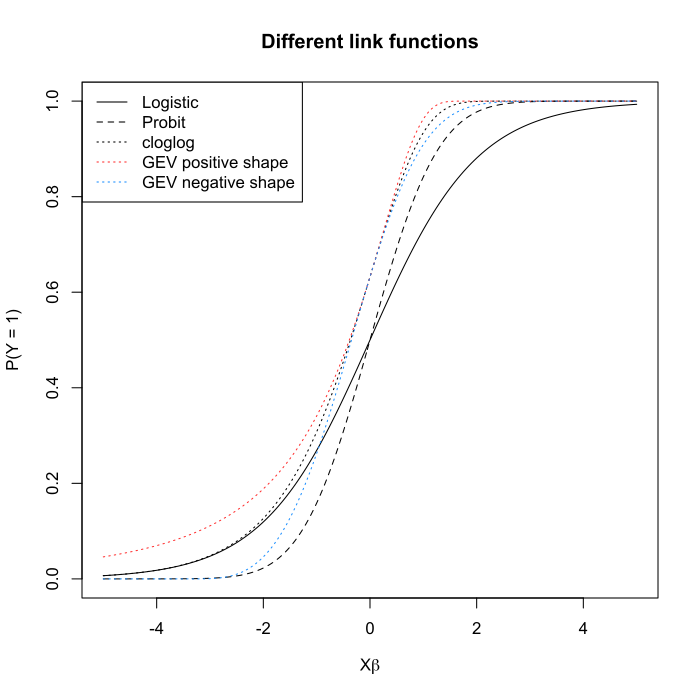

Generate this figure with R:
xplot <- seq(-5, 5, by=0.05)

yplot1 <- exp(xplot) / (1 + exp(xplot))
yplot2 <- pnorm(xplot)
yplot3 <- 1 - exp(-exp(xplot))
yplot4 <- 1 - exp(-(1 - 0.3 * xplot)^(-1 / 0.3))
yplot5 <- 1 - exp(-(1 + 0.3 * xplot)^(1 / 0.3))

yplot4[is.nan(yplot4)] <- 1
yplot5[is.nan(yplot5)] <- 0

plot(xplot, yplot1, type="l", ylim=c(0, 1),
	 ylab="P(Y = 1)", xlab=bquote(paste("X", beta)), 
	 main="Different link functions")
lines(xplot, yplot2, lty=2)
lines(xplot, yplot3, lty=3)
lines(xplot, yplot4, lty=3, col="firebrick1")
lines(xplot, yplot5, lty=3, col="dodgerblue1")
legend("topleft", legend=c("Logistic", "Probit", "cloglog", "GEV positive shape", "GEV negative shape"), lty=c(1, 2, 3, 3, 3), col=c("black", "black", "black", "firebrick1", "dodgerblue1"))
